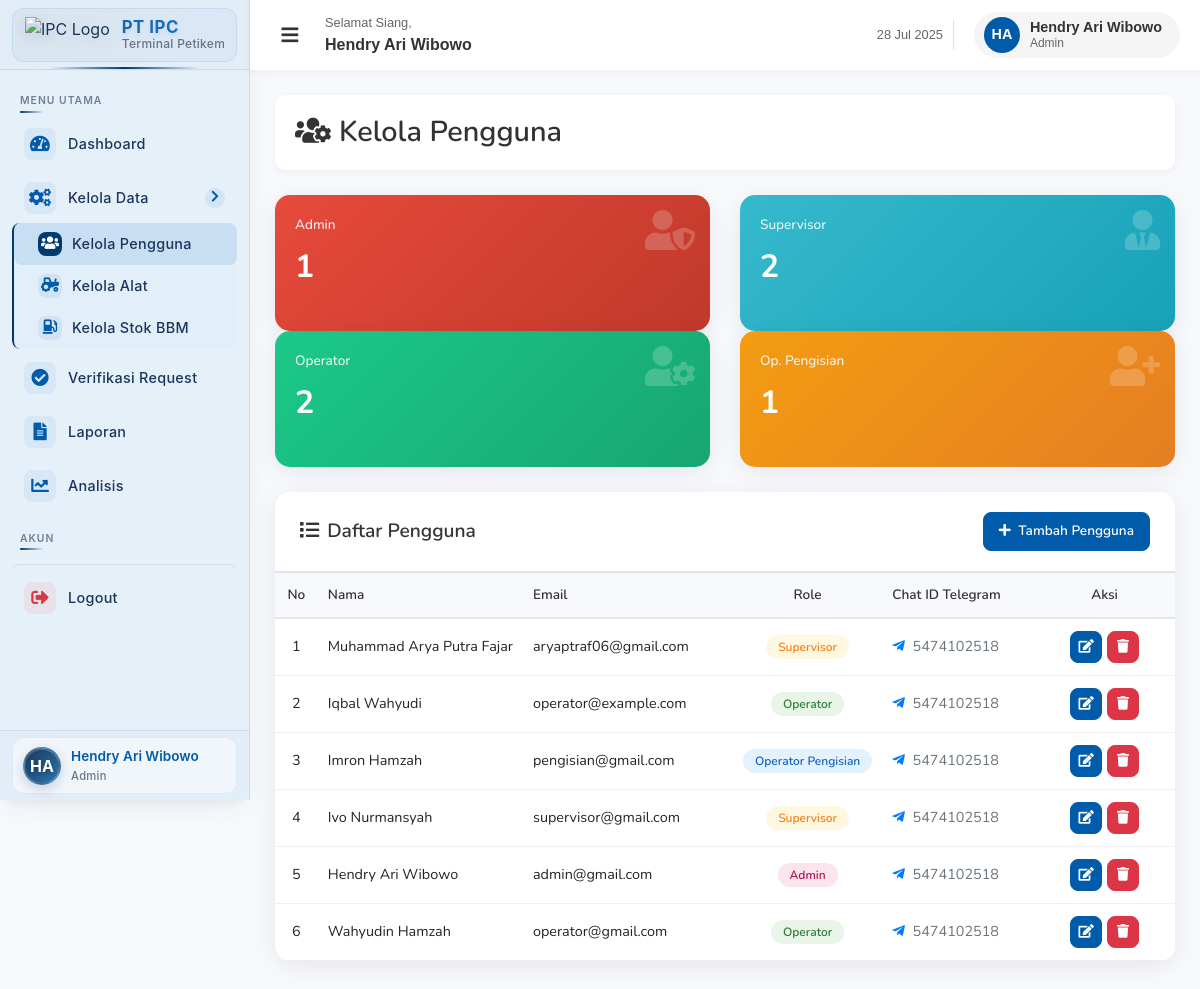
Page /users.php (signed in) on the committed database.
### tables this page shows
CREATE TABLE `users` (
  `id_user` int(2) NOT NULL,
  `name` varchar(35) NOT NULL,
  `email` varchar(25) NOT NULL,
  `password` varchar(25) NOT NULL,
  `role` enum('admin','supervisor','operator','operator_pengisian') NOT NULL,
  `chat_id_telegram` varchar(15) DEFAULT NULL,
  `foto` varchar(30) DEFAULT NULL,
  `created_at` timestamp NOT NULL DEFAULT current_timestamp()
);

### users.php (the view, shortened to what this page needs)
<?php
require_once('../../config/db.php');
function getRoleDisplay($role) {
    switch ($role) {
        case 'admin':
            return 'Admin';
        case 'supervisor':
            return 'Supervisor';
        case 'operator':
            return 'Operator';
        case 'operator_pengisian':
            return 'Operator Pengisian';
    }
}
function getRoleClass($role) {
    switch ($role) {
        case 'admin':
            return 'role-admin';
        case 'supervisor':
            return 'role-supervisor';
        case 'operator':
            return 'role-operator';
        case 'operator_pengisian':
            return 'role-operator_pengisian';
    }
}
$query = "SELECT * FROM users ORDER BY id_user DESC";
$users = mysqli_query($conn, $query);
$count_admin = mysqli_query($conn, "SELECT COUNT(*) as total FROM users WHERE role = 'admin'");
$admin_count = mysqli_fetch_assoc($count_admin)['total'];
$count_supervisor = mysqli_query($conn, "SELECT COUNT(*) as total FROM users WHERE role = 'supervisor'");
$supervisor_count = mysqli_fetch_assoc($count_supervisor)['total'];
$count_operator = mysqli_query($conn, "SELECT COUNT(*) as total FROM users WHERE role = 'operator'");
$operator_count = mysqli_fetch_assoc($count_operator)['total'];
$count_operator_pengisian = mysqli_query($conn, "SELECT COUNT(*) as total FROM users WHERE role = 'operator_pengisian'");
$operator_pengisian_count = mysqli_fetch_assoc($count_operator_pengisian)['total'];
mysqli_data_seek($users, 0);
?>
<!DOCTYPE html>
<html lang="id">
<head>
    <link rel="stylesheet" href="https://cdnjs.cloudflare.com/ajax/libs/font-awesome/5.15.3/css/all.min.css">
    <link rel="stylesheet" href="https://cdnjs.cloudflare.com/ajax/libs/bootstrap/4.6.0/css/bootstrap.min.css">
</head>
<body>
    <?php
    include('../../includes/sidebar.php');
    include('../../includes/topbar.php');
    ?>
    <div class="main-content">
        <div class="page-header">
            <h1><i class="fas fa-users-cog mr-2"></i>Kelola Pengguna</h1>
        </div>
        <div class="row stats-row">
            <div class="col-xl-3 col-lg-6 col-md-6 col-sm-6">
                <div class="card card-stats danger h-100">
                    <div class="card-body">
                        <div class="stats-text">Admin</div>
                        <div class="stats-number"><?php echo $admin_count; ?></div>
                        <i class="fas fa-user-shield stats-icon"></i>
                    </div>
                </div>
            </div>
            <div class="col-xl-3 col-lg-6 col-md-6 col-sm-6">
                <div class="card card-stats info h-100">
                    <div class="card-body">
                        <div class="stats-text">Supervisor</div>
                        <div class="stats-number"><?php echo $supervisor_count; ?></div>
                        <i class="fas fa-user-tie stats-icon"></i>
                    </div>
                </div>
            </div>
            <div class="col-xl-3 col-lg-6 col-md-6 col-sm-6">
                <div class="card card-stats success h-100">
                    <div class="card-body">
                        <div class="stats-text">Operator</div>
                        <div class="stats-number"><?php echo $operator_count; ?></div>
                        <i class="fas fa-user-cog stats-icon"></i>
                    </div>
                </div>
            </div>
            <div class="col-xl-3 col-lg-6 col-md-6 col-sm-6">
                <div class="card card-stats warning h-100">
                    <div class="card-body">
                        <div class="stats-text">Op. Pengisian</div>
                        <div class="stats-number"><?php echo $operator_pengisian_count; ?></div>
                        <i class="fas fa-user-plus stats-icon"></i>
                    </div>
                </div>
            </div>
        </div>
        <div class="card">
            <div class="card-header">
                <h5><i class="fas fa-list mr-2"></i>Daftar Pengguna</h5>
                <button class="btn btn-primary btn-sm" data-toggle="modal" data-target="#addUserModal">
                    <i class="fas fa-plus mr-1"></i> Tambah Pengguna
                </button>
            </div>
            <div class="card-body">
                <div class="table-responsive">
                    <table class="table table-hover">
                        <thead>
                            <tr>
                                <th width="5%" class="text-center">No</th>
                                <th width="20%">Nama</th>
                                <th width="25%">Email</th>
                                <th width="12%" class="text-center">Role</th>
                                <th width="18%">Chat ID Telegram</th>
                                <th width="20%" class="text-center">Aksi</th>
                            </tr>
                        </thead>
                        <tbody>
                            <?php
                            if (mysqli_num_rows($users) > 0):
                                $no = 1;
                                while ($row = mysqli_fetch_assoc($users)):
                                    $role_class = getRoleClass($row['role']);
                                    $role_display = getRoleDisplay($row['role']);
                            ?>
                            <tr>
                                <td class="text-center"><?php echo $no++; ?></td>
                                <td><?php echo htmlspecialchars($row['name']); ?></td>
                                <td><?php echo htmlspecialchars($row['email']); ?></td>
                                <td class="text-center">
                                    <span class="role-badge <?php echo $role_class; ?>">
                                        <?php echo $role_display; ?>
                                    </span>
                                </td>
                                <td>
                                    <?php if (!empty($row['chat_id_telegram'])): ?>
                                        <i class="fab fa-telegram-plane text-primary mr-1"></i>
                                        <span class="text-muted"><?php echo htmlspecialchars($row['chat_id_telegram']); ?></span>
                                    <?php else: ?>
                                        <span class="text-muted">-</span>
                                    <?php endif; ?>
                                </td>
                                <td class="text-center">
                                    <div class="action-buttons">
                                        <button class="btn btn-sm btn-primary btn-action edit-user-btn"
                                                data-id="<?php echo $row['id_user']; ?>"
                                                data-name="<?php echo htmlspecialchars($row['name']); ?>"
                                                data-email="<?php echo htmlspecialchars($row['email']); ?>"
                                                data-role="<?php echo htmlspecialchars($row['role']); ?>"
                                                data-telegram="<?php echo htmlspecialchars($row['chat_id_telegram']); ?>"
                                                title="Edit">
                                            <i class="fas fa-edit"></i>
                                        </button>
                                        <button class="btn btn-sm btn-danger btn-action"
                                                data-toggle="modal"
                                                data-target="#deleteModal"
                                                data-id="<?php echo $row['id_user']; ?>"
                                                data-name="<?php echo htmlspecialchars($row['name']); ?>"
                                                title="Hapus">
                                            <i class="fas fa-trash"></i>
                                        </button>
                                    </div>
                                </td>
                            </tr>
                            <?php
                                endwhile;
                            else:
                            ?>
                            <tr>
                                <td colspan="6" class="text-center">Tidak ada data pengguna</td>
                            </tr>
                            <?php endif; ?>
                        </tbody>
                    </table>
                </div>
            </div>
        </div>
    </div>
</body>
</html>

### users.php (style rules this page uses)
:root { --ipc-primary: #005baa; --ipc-secondary: #0074d9; --ipc-accent: #003b6f; --ipc-light: #e6f0f9; --ipc-text-light: #ffffff; --ipc-text-dark: #333333; --ipc-gray-light: #f5f5f5; --ipc-gray: #e0e0e0; --ipc-success: #28a745; --ipc-warning: #ffc107; --ipc-danger: #dc3545; --ipc-info: #17a2b8; --sidebar-width: 250px; --sidebar-collapsed-width: 70px; --topbar-height: 70px; --transition-speed: 0.3s; }
* { box-sizing: border-box; }
body { font-family: 'Nunito', sans-serif; background-color: #f8f9fc; margin: 0; padding: 0; overflow-x: hidden; }
.main-content { margin-left: var(--sidebar-width); margin-top: var(--topbar-height); padding: 25px; min-height: calc(100vh - var(--topbar-height)); transition: all var(--transition-speed) ease; background-color: #f8f9fc; }
.page-header { background: white; padding: 20px; border-radius: 10px; box-shadow: 0 2px 10px rgba(0,0,0,0.05); margin-bottom: 25px; }
.page-header h1 { margin: 0; font-size: 1.8rem; font-weight: 600; color: var(--ipc-text-dark); }
.stats-row { margin-bottom: 25px; }
.card { border-radius: 15px; border: none; box-shadow: 0 5px 25px rgba(0,0,0,0.08); transition: all 0.3s ease; margin-bottom: 20px; }
.card-stats { color: white; position: relative; overflow: hidden; }
.card-stats.danger { background: linear-gradient(135deg, #e74a3b, #c0392b); }
.card-stats.info { background: linear-gradient(135deg, #36b9cc, #17a2b8); }
.card-stats.success { background: linear-gradient(135deg, #1cc88a, #17a673); }
.card-stats.warning { background: linear-gradient(135deg, #f39c12, #e67e22); }
.card-stats .card-body { padding: 20px; position: relative; z-index: 2; }
.stats-text { font-size: 0.85rem; font-weight: 500; opacity: 0.9; margin-bottom: 8px; }
.stats-number { font-size: 2rem; font-weight: 700; margin-bottom: 0; }
.stats-icon { position: absolute; right: 15px; top: 15px; font-size: 2.5rem; opacity: 0.2; z-index: 1; }
.card-header { background-color: white; border-bottom: 1px solid #e3e6f0; padding: 20px 25px; border-radius: 15px 15px 0 0 !important; display: flex; justify-content: space-between; align-items: center; flex-wrap: wrap; gap: 15px; }
.card-header h5 { margin: 0; font-size: 1.2rem; font-weight: 600; color: var(--ipc-text-dark); }
.card-body { padding: 0; }
.table-responsive { border-radius: 0 0 15px 15px; overflow-x: auto; -webkit-overflow-scrolling: touch; }
.table { margin-bottom: 0; font-size: 0.9rem; min-width: 800px; }
.table thead th { background-color: #f8f9fc; border-bottom: 2px solid #e3e6f0; font-weight: 600; color: var(--ipc-text-dark); padding: 12px 10px; font-size: 0.85rem; vertical-align: middle; white-space: nowrap; }
.table tbody td { padding: 12px 10px; vertical-align: middle; border-bottom: 1px solid #f0f0f0; white-space: nowrap; }
.role-badge { padding: 4px 12px; border-radius: 20px; font-size: 0.75rem; font-weight: 600; text-transform: capitalize; white-space: nowrap; }
.role-admin { background-color: #fce4ec; color: #ad1457; }
.role-supervisor { background-color: #fff8e1; color: #f57f17; }
.role-operator { background-color: #e8f5e8; color: #2e7d32; }
.role-operator_pengisian { background-color: #e3f2fd; color: #1565c0; }
.action-buttons { display: flex; gap: 5px; justify-content: center; flex-wrap: wrap; }
.btn-action { width: 32px; height: 32px; padding: 0; border-radius: 6px; display: flex; align-items: center; justify-content: center; transition: all 0.2s ease; font-size: 0.8rem; }
.btn { border-radius: 8px; font-weight: 600; padding: 10px 20px; transition: all 0.2s ease; }
.btn-primary { background: var(--ipc-primary); border-color: var(--ipc-primary); }
.btn-sm { padding: 8px 15px; font-size: 0.85rem; }
@media (max-width: 1200px) { .stats-row .col-xl-3 { flex: 0 0 50%; max-width: 50%; } }

### sidebar.php (style rules this page uses)
:root { --ipc-primary: #1a365d; --ipc-secondary: #2d5a87; --ipc-accent: #3182ce; --ipc-light-blue: #63b3ed; --ipc-gradient-start: #1a365d; --ipc-gradient-end: #2b77ad; --ipc-hover: rgba(49, 130, 206, 0.08); --ipc-active: rgba(49, 130, 206, 0.15); --ipc-light: #ffffff; --ipc-text-primary: #1a365d; --ipc-text-secondary: #4a5568; --ipc-text-muted: #718096; --ipc-border: rgba(26, 54, 93, 0.1); --ipc-shadow: rgba(26, 54, 93, 0.08); --ipc-glow: rgba(49, 130, 206, 0.4); --sidebar-width: 280px; --sidebar-collapsed-width: 70px; --transition-speed: 0.3s; --transition-curve: cubic-bezier(0.4, 0, 0.2, 1); --border-radius: 12px; --border-radius-small: 8px; --menu-item-height: 50px; --header-height: 70px; --footer-height: 70px; }

### rows in the picture
users: name "Muhammad Arya Putra Fajar", email "aryaptraf06@gmail.com", role "Supervisor", chat_id_telegram "5474102518"
users: name "Iqbal Wahyudi", email "operator@example.com", role "Operator", chat_id_telegram "5474102518"
users: name "Imron Hamzah", email "pengisian@gmail.com", role "Operator Pengisian", chat_id_telegram "5474102518"
users: name "Ivo Nurmansyah", email "supervisor@gmail.com", role "Supervisor", chat_id_telegram "5474102518"
users: name "Hendry Ari Wibowo", email "admin@gmail.com", role "Admin", chat_id_telegram "5474102518"
users: name "Wahyudin Hamzah", email "operator@gmail.com", role "Operator", chat_id_telegram "5474102518"

### other values in the picture
$initials "HA"
$_SESSION['name'] "Hendry Ari Wibowo"
str_replace('_', ' ', $userRole) "Admin"
$greeting "Selamat Siang"
$userRole "Admin"
$admin_count "1"
$supervisor_count "2"
$operator_count "2"
$operator_pengisian_count "1"
